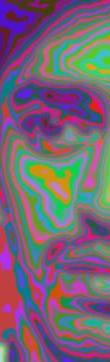
#> input picture data/1.jpg, 110 x 362 px
$ jupyter execute --allow-errors 'Biofield Viewer Dominant color picker.ipynb'
#> lines starting #> are read from the running program, lines starting #| are printed output that depends on the picture
## Get image colors using clustering

[cell 1]
from sklearn.cluster import KMeans
from collections import Counter
from matplotlib import pyplot as plt
import cv2

[cell 2]
from sklearn.cluster import KMeans
from collections import Counter
from matplotlib import pyplot as plt
import cv2

Applying it to images is also relatively simple. As we'll be just "clustering" the different pixel colors in the matrix that represents the image.

[cell 3]
# Utility function, rgb to hex
def rgb2hex(rgb):
    hex = "#{:02x}{:02x}{:02x}".format(int(rgb[0]), int(rgb[1]), int(rgb[2]))
    return hex
print(rgb2hex([255, 0, 0]))

[cell 4]
def plot_image_info(path, k=7):
    # load image
#> called with path = 'data/1.jpg', k = 7
    img_bgr = cv2.imread(path)
#> img_bgr is the input picture: shape (362, 110, 3); mean B, G, R 117.2, 100.3, 118.1
    img_rgb = cv2.cvtColor(img_bgr, cv2.COLOR_BGR2RGB)

    # resize image to speed up processing time
    resized_img_rgb = cv2.resize(img_rgb, (64, 64), interpolation=cv2.INTER_AREA)

    # reshape the image to be a list of pixels
    img_list = resized_img_rgb.reshape((resized_img_rgb.shape[0] * resized_img_rgb.shape[1], 3))

    # cluster the pixels and assign labels
    clt = KMeans(n_clusters=k)
    labels = clt.fit_predict(img_list)
#> labels = 4096 values, max 6 at index 41, min 0 at index 58, mean 2.54

    # count labels to find most popular
    label_counts = Counter(labels)
#> label_counts = {2: 1015, 5: 209, 6: 460, 0: 508, 3: 1084, 1: 648, 4: 172}
    total_count = sum(label_counts.values())
#> total_count = 4096

    # subset out most popular centroid
    center_colors = list(clt.cluster_centers_)
    ordered_colors = [center_colors[i]/255 for i in label_counts.keys()]
#> ordered_colors = [[0.458, 0.266, 0.522], [0.373, 0.164, 0.31], [0.28, 0.326, 0.485], [0.698, 0.279, 0.431], [0.506, 0.461, 0.456], [0.344, 0.636, 0.487], [0.573, 0.603, 0.211]]
    color_labels = [rgb2hex(ordered_colors[i]*255) for i in label_counts.keys()]
#> color_labels = ['#47537b', '#57a27c', '#929935', '#744385', '#b1476e', '#5f294f', '#807574']

    #print(label_counts.values())
    #print(color_labels)

    # plots
    plt.figure(figsize=(14, 8))
    plt.subplot(221)
    plt.imshow(img_rgb)
    plt.axis('off')

    plt.subplot(222)
    plt.pie(label_counts.values(), labels=color_labels, colors=ordered_colors, startangle=90)
    plt.axis('equal')
    plt.show()

[cell 5]
plot_image_info('data/1.jpg')

[cell 6]
plot_image_info('data/2.jpg')
#> call 2 of plot_image_info, with path = 'data/2.jpg', k = 7
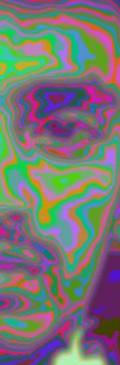
#> input picture data/2.jpg, 120 x 365 px
#> in plot_image_info, img_bgr is the input picture: shape (365, 120, 3); mean B, G, R 116.7, 117.1, 119.8
#> in plot_image_info (call 2), `labels = clt.fit_predict(img_list)`: labels = 4096 values, max 6 at index 223, min 0 at index 0, mean 2.58
#> in plot_image_info (call 2), `label_counts = Counter(labels)`: label_counts = {0: 752, 2: 873, 4: 528, 1: 510, 5: 490, 3: 636, 6: 307}
#> in plot_image_info (call 2), `ordered_colors = [center_colors[i]/255 for i in label_counts.keys()]`: ordered_colors = [[0.431, 0.489, 0.399], [0.499, 0.33, 0.486], [0.348, 0.205, 0.434], [0.654, 0.512, 0.367], [0.299, 0.686, 0.359], [0.445, 0.618, 0.567], [0.709, 0.421, 0.639]]
#> in plot_image_info (call 2), `color_labels = [rgb2hex(ordered_colors[i]*255) for i in label_counts.k..`: color_labels = ['#6d7c65', '#58346e', '#4cae5b', '#7f547c', '#719d90', '#a6825d', '#b46ba3']

[cell 7]
plot_image_info('data/3.jpg')
#> call 3 of plot_image_info, with path = 'data/3.jpg', k = 7
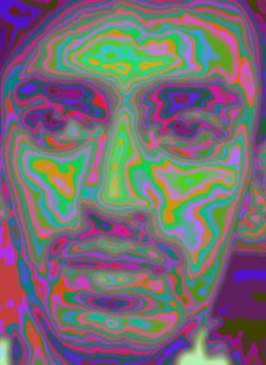
#> input picture data/3.jpg, 266 x 365 px
#> in plot_image_info, img_bgr is the input picture: shape (365, 266, 3); mean B, G, R 115.9, 107.2, 118.4
#> in plot_image_info (call 3), `resized_img_rgb = cv2.resize(img_rgb, (64, 64), interpolation=cv2.INTE..`:
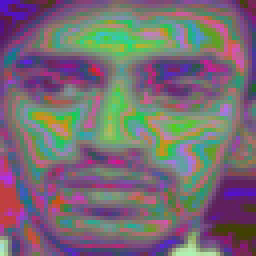
#> resized_img_rgb: shape (64, 64, 3) (shown 4 times larger); mean R, G, B 118.4, 107.2, 115.9
#> in plot_image_info (call 3), `labels = clt.fit_predict(img_list)`: labels = 4096 values, max 6 at index 294, min 0 at index 0, mean 2.85
#> in plot_image_info (call 3), `label_counts = Counter(labels)`: label_counts = {0: 992, 1: 322, 5: 1022, 4: 496, 2: 508, 3: 425, 6: 331}
#> in plot_image_info (call 3), `ordered_colors = [center_colors[i]/255 for i in label_counts.keys()]`: ordered_colors = [[0.413, 0.271, 0.512], [0.346, 0.188, 0.308], [0.479, 0.442, 0.428], [0.685, 0.313, 0.464], [0.298, 0.633, 0.483], [0.546, 0.587, 0.582], [0.508, 0.646, 0.286]]
#> in plot_image_info (call 3), `color_labels = [rgb2hex(ordered_colors[i]*255) for i in label_counts.k..`: color_labels = ['#694582', '#582f4e', '#8b9594', '#4ca17b', '#7a706d', '#ae4f76', '#81a448']

[cell 8]
plot_image_info('data/357.jpg')
#> call 4 of plot_image_info, with path = 'data/357.jpg', k = 7
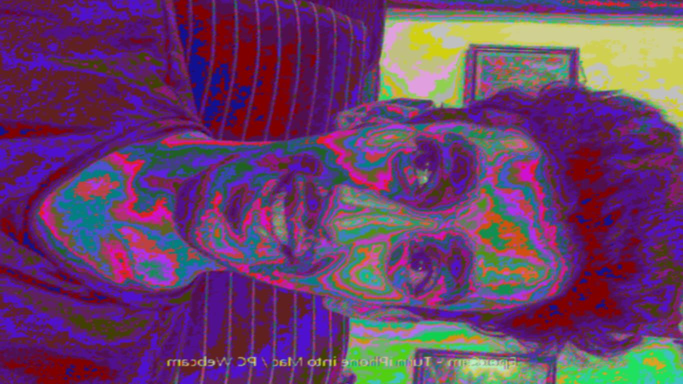
#> input picture data/357.jpg, 1366 x 768 px (shown at 1/2 size)
#> in plot_image_info, img_bgr is the input picture: shape (768, 1366, 3); mean B, G, R 105.5, 63.5, 105.3
#> in plot_image_info (call 4), `resized_img_rgb = cv2.resize(img_rgb, (64, 64), interpolation=cv2.INTE..`:
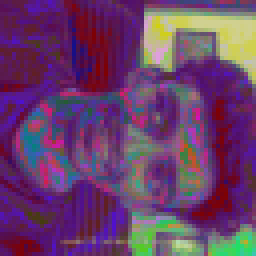
#> resized_img_rgb: shape (64, 64, 3) (shown 4 times larger); mean R, G, B 105.3, 63.5, 105.5
#> in plot_image_info (call 4), `labels = clt.fit_predict(img_list)`: labels = 4096 values, max 6 at index 1, min 0 at index 0, mean 2.42
#> in plot_image_info (call 4), `label_counts = Counter(labels)`: label_counts = {0: 1510, 6: 764, 4: 519, 3: 493, 2: 391, 1: 273, 5: 146}
#> in plot_image_info (call 4), `ordered_colors = [center_colors[i]/255 for i in label_counts.keys()]`: ordered_colors = [[0.348, 0.114, 0.447], [0.375, 0.0813, 0.215], [0.308, 0.315, 0.496], [0.554, 0.256, 0.472], [0.473, 0.465, 0.445], [0.768, 0.765, 0.489], [0.349, 0.719, 0.401]]
#> in plot_image_info (call 4), `color_labels = [rgb2hex(ordered_colors[i]*255) for i in label_counts.k..`: color_labels = ['#581d72', '#58b766', '#787671', '#8d4178', '#4e507e', '#5f1436', '#c3c37c']

[cell 9]
plot_image_info('data/358.jpg')
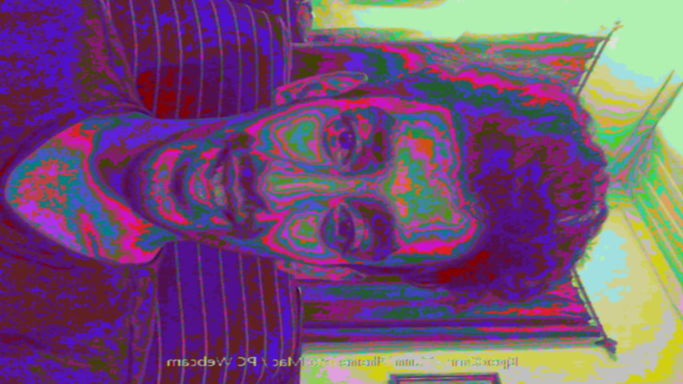
#> input picture data/358.jpg, 1366 x 768 px (shown at 1/2 size)
#> in plot_image_info, img_bgr is the input picture: shape (768, 1366, 3); mean B, G, R 116.2, 81.7, 115.8
#> in plot_image_info (call 5), `resized_img_rgb = cv2.resize(img_rgb, (64, 64), interpolation=cv2.INTE..`:
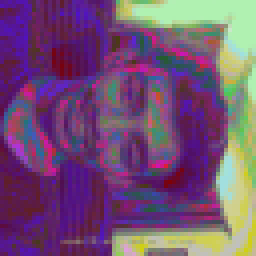
#> resized_img_rgb: shape (64, 64, 3) (shown 4 times larger); mean R, G, B 115.8, 81.7, 116.2
#> in plot_image_info (call 5), `labels = clt.fit_predict(img_list)`: labels = 4096 values, max 6 at index 41, min 0 at index 0, mean 2.98
#> in plot_image_info (call 5), `label_counts = Counter(labels)`: label_counts = {0: 783, 4: 1124, 5: 597, 2: 336, 1: 391, 6: 352, 3: 513}
#> in plot_image_info (call 5), `ordered_colors = [center_colors[i]/255 for i in label_counts.keys()]`: ordered_colors = [[0.347, 0.116, 0.532], [0.368, 0.126, 0.322], [0.316, 0.292, 0.461], [0.459, 0.518, 0.439], [0.728, 0.762, 0.441], [0.702, 0.883, 0.704], [0.581, 0.241, 0.477]]
#> in plot_image_info (call 5), `color_labels = [rgb2hex(ordered_colors[i]*255) for i in label_counts.k..`: color_labels = ['#581d87', '#b9c270', '#b3e1b3', '#504a75', '#5d2052', '#943d79', '#74846f']

[cell 10]
plot_image_info('data/361.jpg')
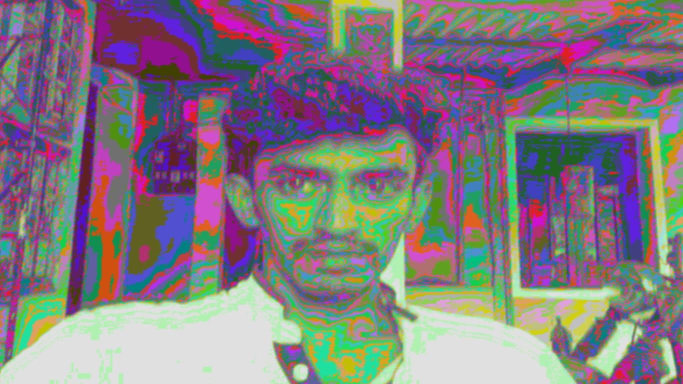
#> input picture data/361.jpg, 1366 x 768 px (shown at 1/2 size)
#> in plot_image_info, img_bgr is the input picture: shape (768, 1366, 3); mean B, G, R 129, 122.4, 131
#> in plot_image_info (call 6), `resized_img_rgb = cv2.resize(img_rgb, (64, 64), interpolation=cv2.INTE..`:
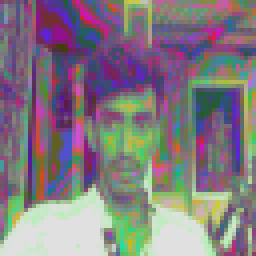
#> resized_img_rgb: shape (64, 64, 3) (shown 4 times larger); mean R, G, B 131, 122.4, 129
#> in plot_image_info (call 6), `labels = clt.fit_predict(img_list)`: labels = 4096 values, max 6 at index 31, min 0 at index 4, mean 2.74
#> in plot_image_info (call 6), `label_counts = Counter(labels)`: label_counts = {5: 516, 3: 1112, 0: 699, 2: 424, 6: 322, 1: 516, 4: 507}
#> in plot_image_info (call 6), `ordered_colors = [center_colors[i]/255 for i in label_counts.keys()]`: ordered_colors = [[0.631, 0.277, 0.491], [0.483, 0.447, 0.447], [0.364, 0.275, 0.544], [0.334, 0.295, 0.324], [0.668, 0.709, 0.461], [0.835, 0.883, 0.83], [0.393, 0.64, 0.446]]
#> in plot_image_info (call 6), `color_labels = [rgb2hex(ordered_colors[i]*255) for i in label_counts.k..`: color_labels = ['#d4e1d3', '#554b52', '#a1467d', '#5c468a', '#64a371', '#7b7271', '#aab475']
#> in plot_image_info (call 6), `plt.show()`:
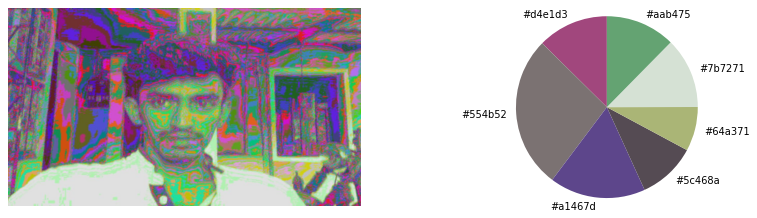
#> figure drawn by matplotlib, 2 panels
